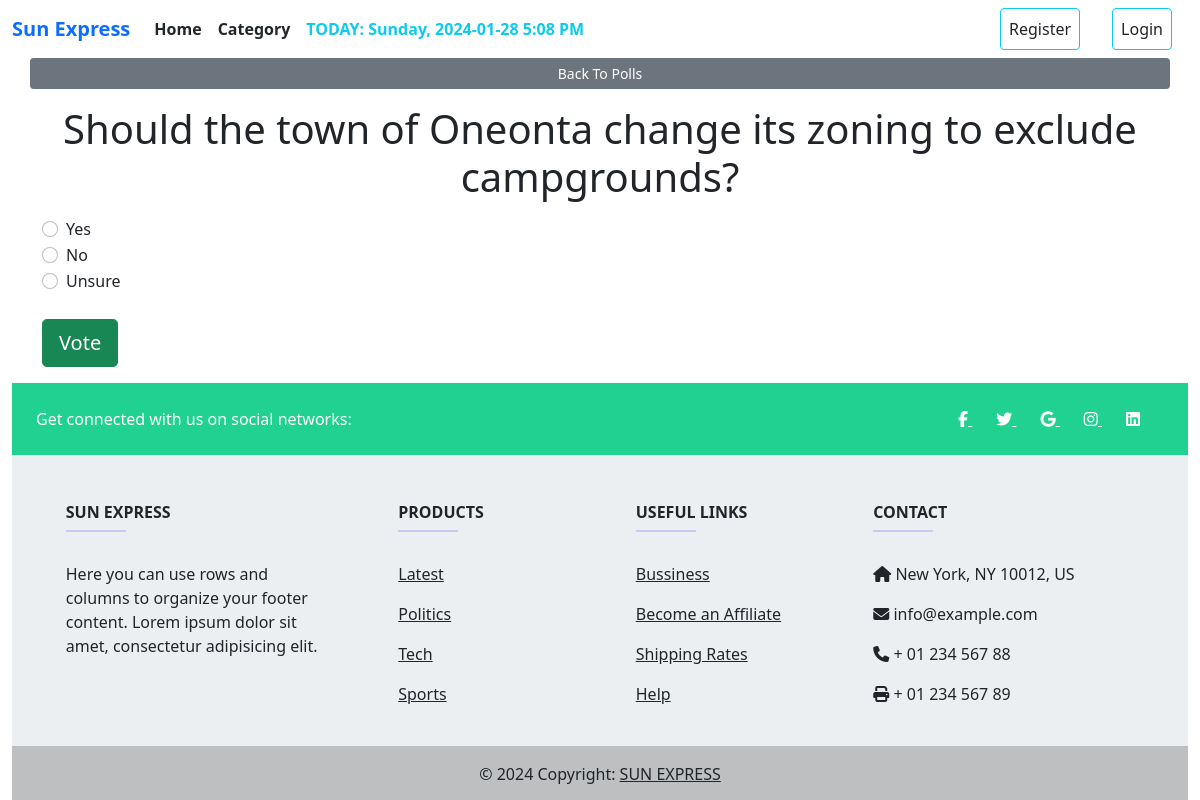
/poll/1/, run on the app's committed database.
### polls/models.py (models this page shows, shortened)
class Question(models.Model):
    question_text = models.CharField(max_length = 200)
    pub_date = models.DateTimeField('date published')

class Choice(models.Model):
    question = models.ForeignKey(Question, on_delete = models.CASCADE)
    choice_text = models.CharField(max_length = 200)
    votes = models.IntegerField(default = 0)

### polls/views.py (the view)
# urls.py: path('<int:question_id>/', views.detail, name ='detail'),
def detail(request, question_id):
    try:
        question = Question.objects.get(pk = question_id)
    except Question.DoesNotExist:
        raise HttpResponse("Question does not exist")
    return render(request, 'detail.html', {'question': question})

### polls/templates/detail.html (shortened to what this page needs)
{% extends 'base.html' %}
{% block content %}
<div class="container">
    <div class="row">
        <a class="btn btn-secondary btn-sm mb-3" href="{% url 'polls:index' %}">Back To Polls</a>
        <h1 class="text-center mb-3">{{ question.question_text }}</h1>
        <form action="{% url 'polls:vote' question.id %}" method="post">
            {% for choice in question.choice_set.all %}
            <div class="form-check">
                <input type="radio" name="choice" class="form-check-input" id="choice{{ forloop.counter }}"
                    value="{{ choice.id }}" />
                <label for="choice{{ forloop.counter }}">{{ choice.choice_text }}</label>
            </div>
            {% endfor %}
            <input type="submit" value="Vote" class="btn btn-success btn-lg btn-block mt-4" />
        </form>
    </div>
</div>
{% endblock %}

### data on the page
Question: question_text "Should the town of Oneonta change its zoning to exclude campgrounds?"
Choice: choice_text "Yes"
Choice: choice_text "No"
Choice: choice_text "Unsure"
